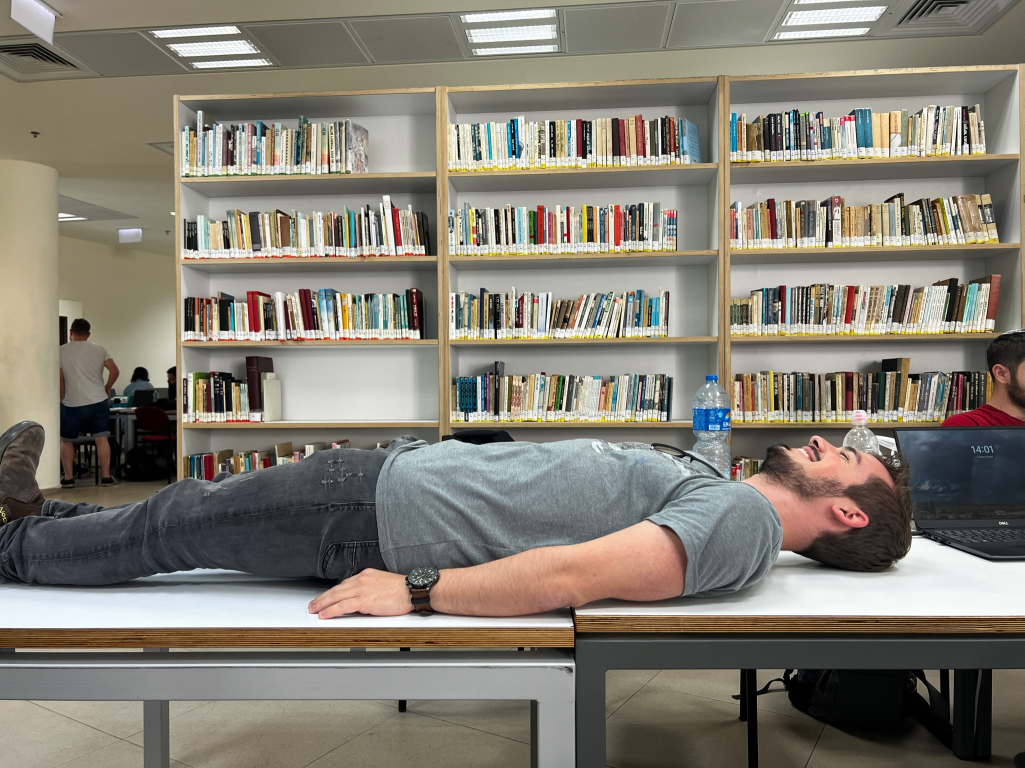
#> input picture data_before2/IMG_03721.JPG, 2049 x 1536 px, found by its file name (shown at 1/2 size); its folder holds only this picture in this run
$ python demo.py
#> lines starting #> are read from the running program, lines starting #| are printed output that depends on the picture
import os
import cv2
import numpy as np
from itertools import combinations
import imgaug.augmenters as iaa
from scipy.ndimage import gaussian_filter
from scipy.ndimage.interpolation import map_coordinates


def add_salt_pepper_noise(image, salt_prob, pepper_prob):
    """
    Add salt and pepper noise to image
    :param image: np.array of shape(height, width, channels)
    :param salt_prob: float, probability of salt noise
    :param pepper_prob: float, probability of pepper noise
    :return: np.array of shape(height, width, channels)
    """
    noisy_image = image.copy()
    total_pixels = image.size

    # Add salt noise
    num_salt = np.ceil(salt_prob * total_pixels).astype(int)
    salt_coords = [np.random.randint(0, i, int(num_salt)) for i in image.shape]
    noisy_image[salt_coords[0], salt_coords[1], salt_coords[2]] = 1

    # Add pepper noise
    num_pepper = np.ceil(pepper_prob * total_pixels).astype(int)
    pepper_coords = [np.random.randint(0, i, int(num_pepper)) for i in image.shape]
    noisy_image[pepper_coords[0], pepper_coords[1], pepper_coords[2]] = 0
    area = [1, 2, -1, -2]
    for i in area:
        try:
            noisy_image[pepper_coords[0]+i, pepper_coords[1]+i, pepper_coords[2]+i] = 0
            noisy_image[salt_coords[0]+i, salt_coords[1]+i, salt_coords[2]+i] = 1
        except:
            pass

    return noisy_image


def add_gaussian_noise(image, mean=0, std=10):
    """
    Add Gaussian noise to image
    :param image: np.array of shape(height, width, channels)
    :param mean: float, mean of the Gaussian distribution to generate noise
    :param std: float, standard deviation of the Gaussian distribution to generate noise
    :return: np.array of shape(height, width, channels)
    """
    gauss_noisy_image = image.copy()
    gaussian_noise = np.random.normal(mean, std, gauss_noisy_image.shape)
    gauss_noisy_image = gauss_noisy_image + gaussian_noise
    return gauss_noisy_image


def rotate_image(image, angle):
    """
    Rotate the image by a certain angle
    :param image: np.array of shape(height, width, channels)
    :param angle: float, rotation angle in degrees
    :return: np.array of shape(height, width, channels)
    """
    # get the image size
    height, width = image.shape[:2]

    # compute the rotation matrix
    rotation_matrix = cv2.getRotationMatrix2D((width / 2, height / 2), angle, 1)

    # perform the rotation
    rotated_image = cv2.warpAffine(image, rotation_matrix, (width, height))

    return rotated_image


def adjust_pixel_values(image, adjustment_value):
    """
    Adjust pixel values of the image
    :param image: np.array of shape(height, width, channels)
    :param adjustment_value: int, value to be added to the pixel values
    :return: np.array of shape(height, width, channels)
    """
    adjusted_image = image + adjustment_value
    return adjusted_image


def apply_cutout(image, size):
    """
    Apply cutout (random erasing) augmentation to the image
    :param image: np.array of shape(height, width, channels)
    :param size: int or tuple of int, size of the cutout
    :return: np.array of shape(height, width, channels)
    """
    colors = [0, 50, 100, 150, 200, 255]  # Different grayscale intensities
    num_of_squares = 48
    num_of_iterations = num_of_squares // len(colors)
    cutout_image = image.copy()
    for i in range(len(colors)):
        color = colors[i]
        cutout = iaa.Cutout(nb_iterations=num_of_iterations, size=size, squared=True, fill_mode="constant", cval=color)
        cutout_image = cutout.augment_image(cutout_image)
    return cutout_image


# [20 lines left out: function apply_elastic_transform, not called in this run]


# specify your path
path = '/home/netanel/private/Final_Project_Image_Ragistration/data_before2'

new_path = '/home/netanel/private/Final_Project_Image_Ragistration/data_after2'

# get a list of all the image file names in the directory
image_files = os.listdir(path)

orig_images = []

# loop over each file
for image_file in image_files:
    # construct the full file path
    file_path = os.path.join(path, image_file)

    # read the image file
    image = cv2.imread(file_path)
#> image is the input picture: shape (1536, 2049, 3); mean B, G, R 114.3, 125.5, 130.8
    new_file_path = os.path.join(new_path, 'original_' + image_file)
    cv2.imwrite(new_file_path, image)
    orig_images.append(image)

    # apply the image manipulations
    # apply a Gaussian blur with a 7x7 kernel
    blurred_image = cv2.GaussianBlur(image, (19, 19), 0)
    new_file_path = os.path.join(new_path, f'blurred_image_{image_file}.jpg')
    cv2.imwrite(new_file_path, blurred_image)

    # increase the contrast of the image by scaling pixel values by a factor of 1.5
    contrast_image = cv2.convertScaleAbs(image, alpha=2, beta=0)
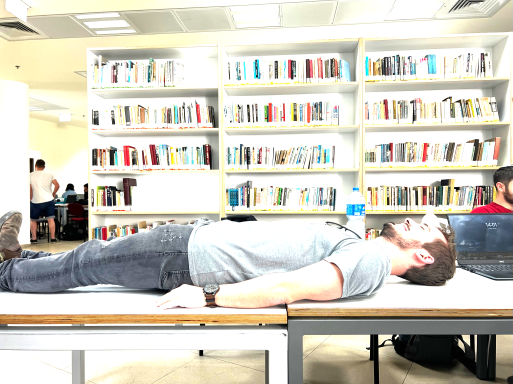
#> contrast_image: shape (1536, 2049, 3) (shown at 1/4 size); mean B, G, R 192.7, 204.5, 207.9
    new_file_path = os.path.join(new_path, f'contrast_image_{image_file}.jpg')
    cv2.imwrite(new_file_path, contrast_image)

    # increase the brightness of the image by adding 80 to pixel values
    bright_image = cv2.convertScaleAbs(image, alpha=1, beta=80)
    new_file_path = os.path.join(new_path, f'bright_image_{image_file}.jpg')
    cv2.imwrite(new_file_path, bright_image)

    # rotate the image by a small angle
    rotated_image = rotate_image(image, 8)  # 6 degrees, for example
#> in rotate_image, `rotated_image = cv2.warpAffine(image, rotation_matrix, (width, height))`:
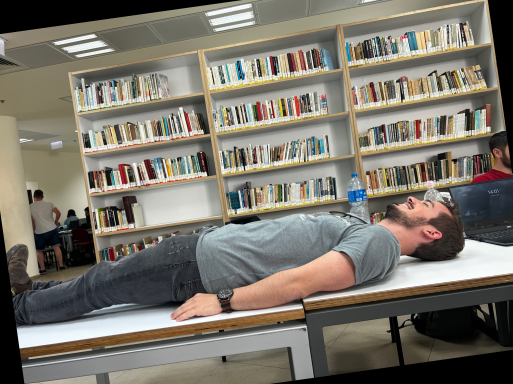
#> rotated_image: shape (1536, 2049, 3) (shown at 1/4 size); mean B, G, R 106.9, 117.3, 122.3
    new_file_path = os.path.join(new_path, f'rotated_image_{image_file}.jpg')
    cv2.imwrite(new_file_path, rotated_image)

    # add salt and pepper noise with a probability of 0.08 for both
    salt_pepper_image = add_salt_pepper_noise(image, 0.08, 0.08)
#> after the loop in add_salt_pepper_noise, `for i in area:`:
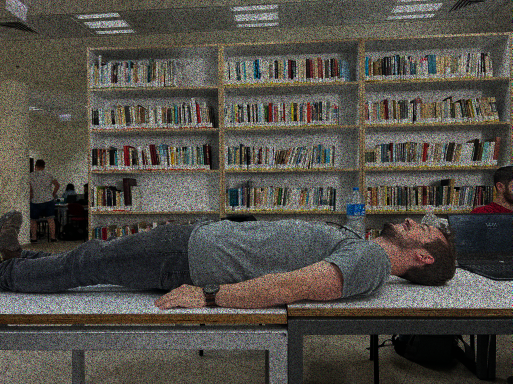
#> noisy_image: shape (1536, 2049, 3) (shown at 1/4 size); mean B, G, R 70.9, 77.8, 81.1
    new_file_path = os.path.join(new_path, f'salt_pepper_image_{image_file}.jpg')
    cv2.imwrite(new_file_path, salt_pepper_image)

    # add Gaussian noise with a mean of 0 and a standard deviation of
    gaussian_image = add_gaussian_noise(image, 0, 75)
#> in add_gaussian_noise, `gauss_noisy_image = gauss_noisy_image + gaussian_noise`:
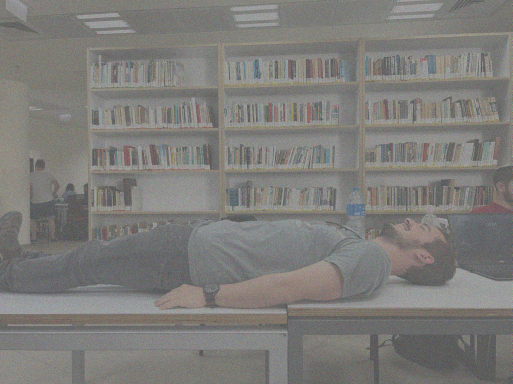
#> gauss_noisy_image: shape (1536, 2049, 3) float64 (shown at 1/4 size); mean B, G, R 114.3, 125.6, 130.8; drawn with min black and max white
    new_file_path = os.path.join(new_path, f'gaussian_image_{image_file}.jpg')
    cv2.imwrite(new_file_path, gaussian_image)

    # apply pixel value adjustment
    adjusted_image = adjust_pixel_values(image, 70)  # increase pixel values by 50
#> in adjust_pixel_values, `adjusted_image = image + adjustment_value`:
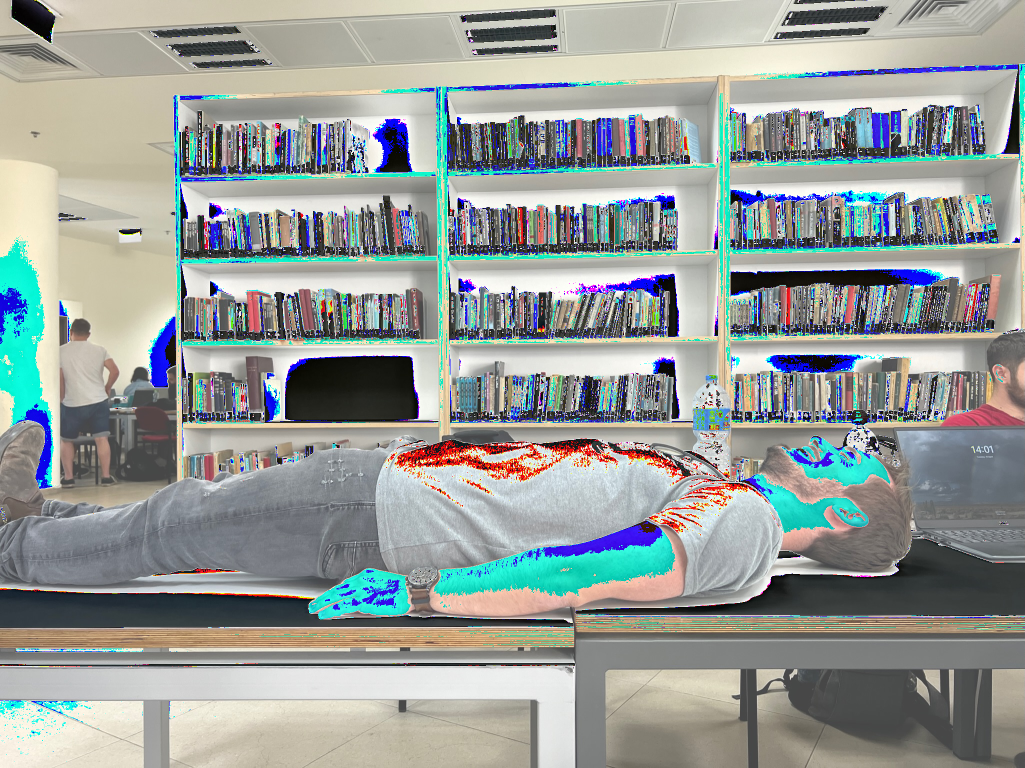
#> adjusted_image: shape (1536, 2049, 3) (shown at 1/2 size); mean B, G, R 152.3, 155.4, 149.2
    new_file_path = os.path.join(new_path, f'adjusted_image_{image_file}.jpg')
    cv2.imwrite(new_file_path, adjusted_image)

    # apply cutout
    cutout_image = apply_cutout(image, 0.08)  # apply cutout with size 8% of the original image size
#> (the run stopped early here; a loop or call above may not have finished)

$ run again, on data_before2/IMG_03722.png
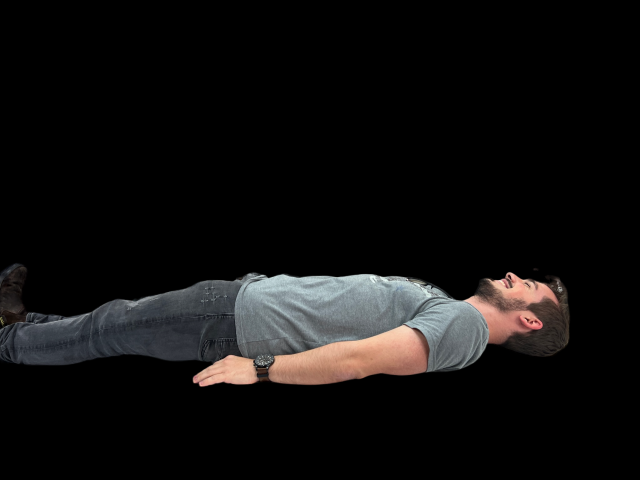
#> input picture data_before2/IMG_03722.png, 1280 x 959 px, found by its file name (shown at 1/2 size)
#> image is the input picture: shape (959, 1280, 3); mean B, G, R 15.7, 16, 17.1
#> `cv2.imwrite(new_file_path, gaussian_image)`:
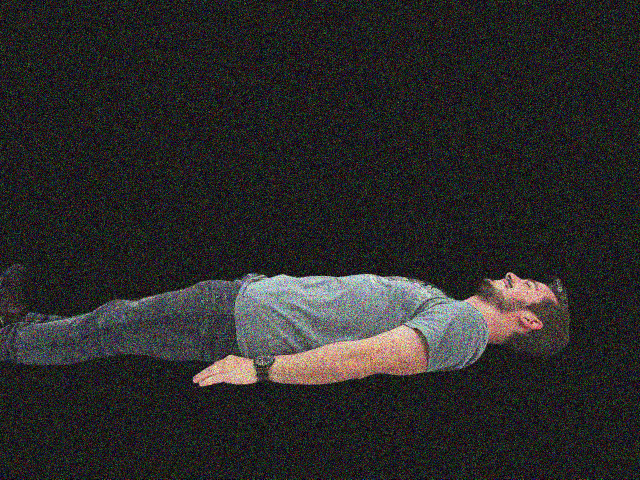
#> saved as gaussian_image_IMG_03722.png.jpg: shape (959, 1280, 3) (shown at 1/2 size); mean B, G, R 41.6, 41.9, 42.8
#> in adjust_pixel_values, `adjusted_image = image + adjustment_value`:
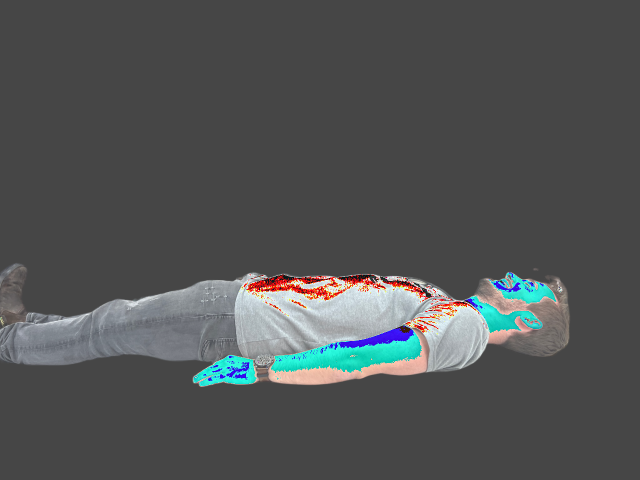
#> adjusted_image: shape (959, 1280, 3) (shown at 1/2 size); mean B, G, R 83.6, 83.3, 80.9

$ run again, on data_before2/IMG_03723.JPG
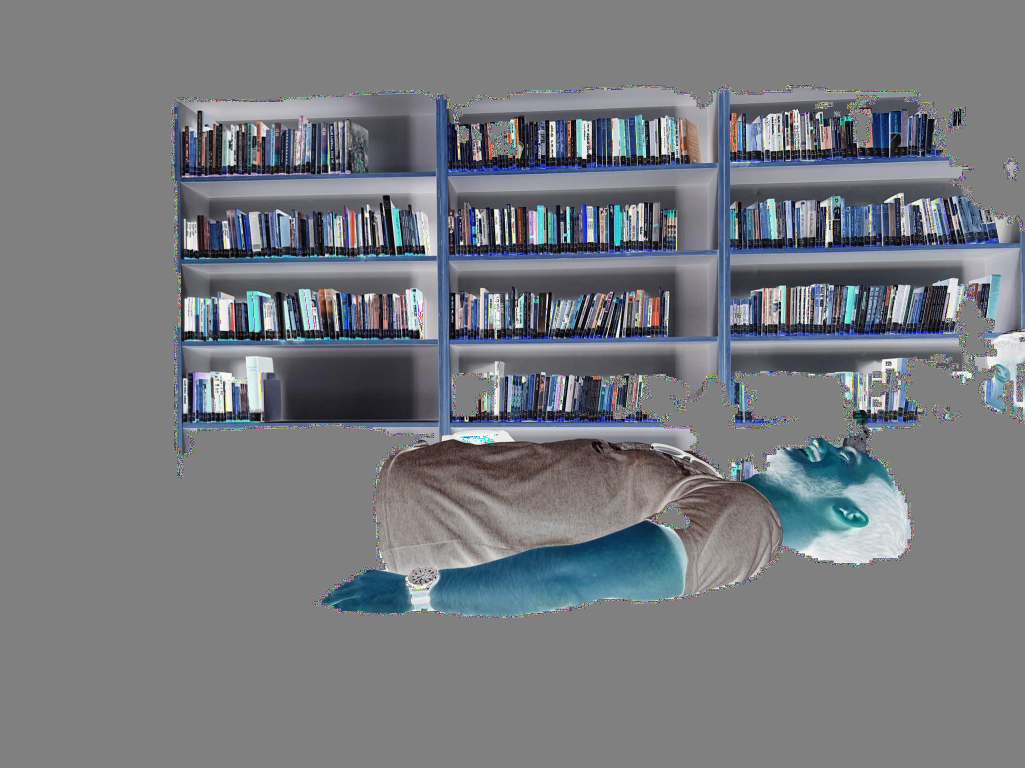
#> input picture data_before2/IMG_03723.JPG, 2049 x 1536 px, found by its file name (shown at 1/2 size)
#> image is the input picture: shape (1536, 2049, 3); mean B, G, R 127.3, 122.3, 119
#> after the loop in add_salt_pepper_noise, `for i in area:`:
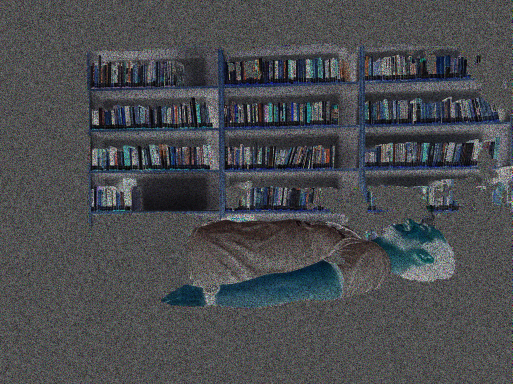
#> noisy_image: shape (1536, 2049, 3) (shown at 1/4 size); mean B, G, R 79, 75.8, 73.8
#> in adjust_pixel_values, `adjusted_image = image + adjustment_value`:
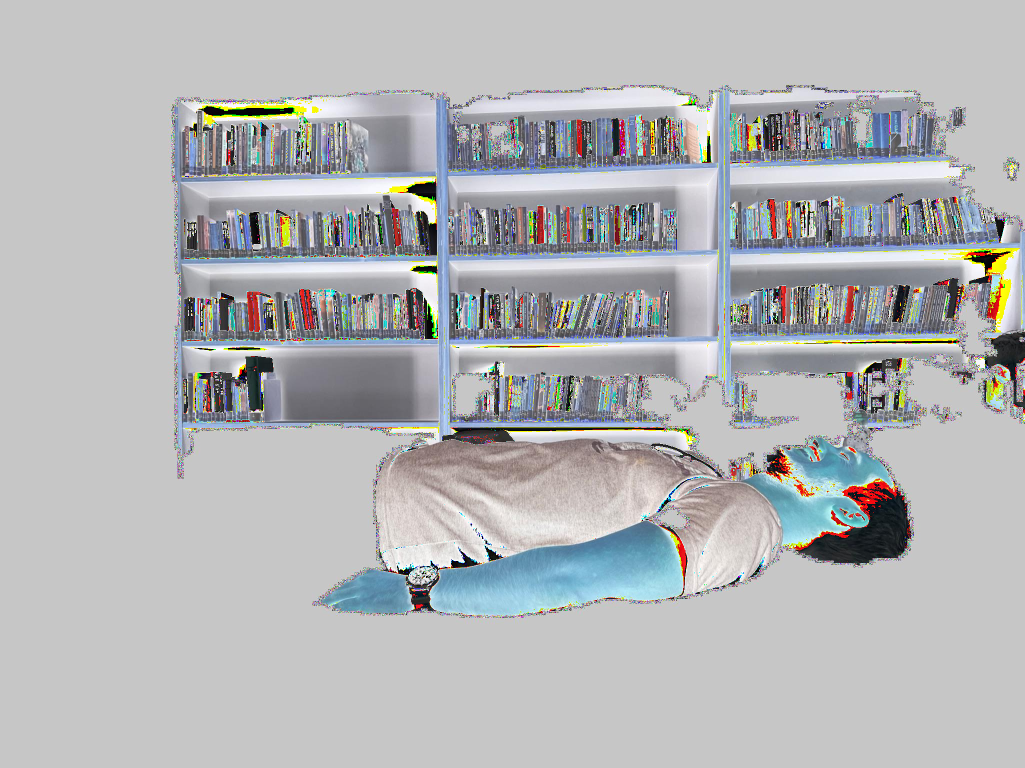
#> adjusted_image: shape (1536, 2049, 3) (shown at 1/2 size); mean B, G, R 181.7, 179.8, 178.2
